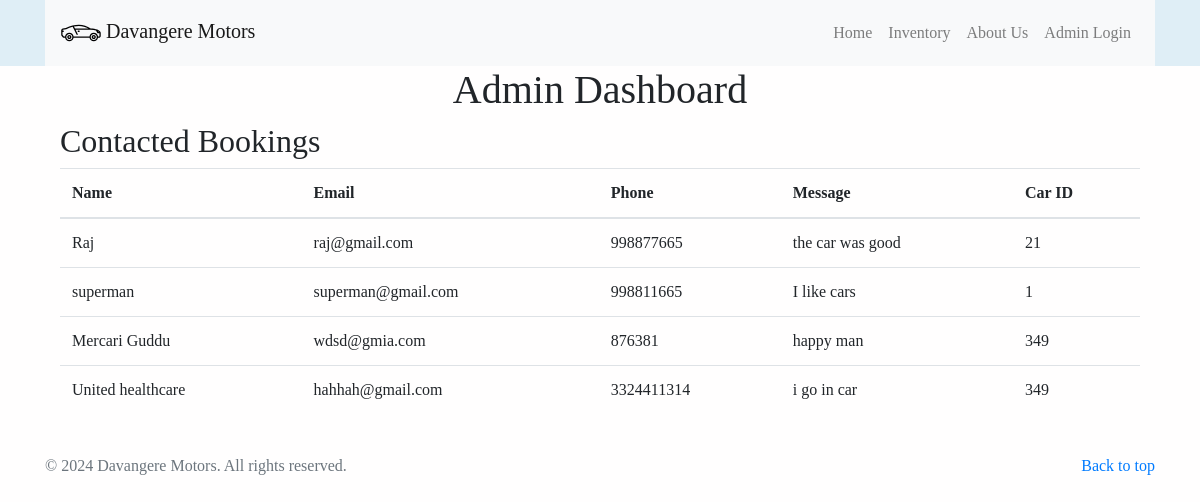
The page /admin on the database its author committed.
### tables this page shows
CREATE TABLE contacts (
id INTEGER PRIMARY KEY AUTOINCREMENT,
name VARCHAR(20) NOT NULL,
email VARCHAR(20) NOT NULL,
phone VARCHAR(20),
message VARCHAR(20),
car_id INTEGER
);

### app/routes.py (the view)
    @app.route('/admin')
    def admin():
        db = get_db()
        cursor = db.cursor()
        cursor.execute('SELECT * FROM contacts')
        contacts = cursor.fetchall()
        for contact in contacts:
            print(f"{contact['id']} {contact['name']}")
        return render_template('admin.html', contacts=contacts)

### app/db.py (called while the page is built)
def get_db():
    if 'db' not in g:
        g.db = sqlite3.connect(
            current_app.config['DATABASE'],
            detect_types=sqlite3.PARSE_DECLTYPES
        )
        g.db.row_factory = sqlite3.Row
    return g.db

### templates/admin.html (shortened to what this page needs)
{% extends 'base.html' %}
{% set active = "Admin" %}
{% block content %}
<section class="admin-section">
    <div class="container">
        <h1 class="text-center">Admin Dashboard</h1>
        <h2>Contacted Bookings</h2>
        <div class="table-responsive">
            <table class="table">
                <thead>
                    <tr>
                        <th>Name</th>
                        <th>Email</th>
                        <th>Phone</th>
                        <th>Message</th>
                        <th>Car ID</th>
                    </tr>
                </thead>
                <tbody>
                    {% for contact in contacts %}
                    <tr>
                        <td>{{ contact.name }}</td>
                        <td>{{ contact.email }}</td>
                        <td>{{ contact.phone }}</td>
                        <td>{{ contact.message }}</td>
                        <td>{{ contact.car_id }}</td>
                    </tr>
                    {% else %}
                    <tr>
                        <td colspan="5">No bookings have been made.</td>
                    </tr>
                    {% endfor %}
                </tbody>
            </table>
        </div>
    </div>
</section>
{% endblock %}

### static/css/base.css (style rules this page uses)
body { font-family: "Avenir"; font-size: 1rem; background: #fffefe; }

### rows shown on the page
contacts: name "Raj", email "raj@gmail.com", phone "998877665", message "the car was good", car_id "21"
contacts: name "superman", email "superman@gmail.com", phone "998811665", message "I like cars", car_id "1"
contacts: name "Mercari Guddu", email "wdsd@gmia.com", phone "876381", message "happy man", car_id "349"
contacts: name "United healthcare", email "hahhah@gmail.com", phone "3324411314", message "i go in car", car_id "349"
